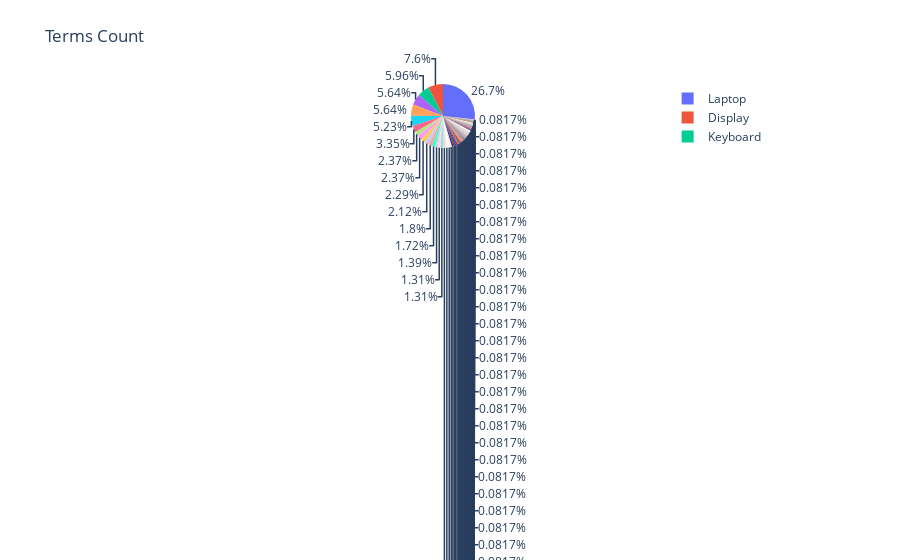

The notebook cell this image was saved under:
### Code cell
fig = px.pie(df_terms, values='counts', names='terms', title='Terms Count')

fig.show()

### Figure 1 — Plotly figure (JSON) as saved in the notebook; plotly's stock layout.template omitted (floating-point values rounded to 4 significant figures; data arrays with more than 128 entries replaced by an {"elided": "..."} marker saying what was removed)
{"data": [{"domain": {"x": [0, 1], "y": [0, 1]}, "hovertemplate": "terms=%{label}<br>counts=%{value}<extra></extra>", "labels": {"elided": "157 str values"}, "legendgroup": "", "name": "", "showlegend": true, "type": "pie", "values": {"elided": "157 int values"}}], "layout": {"legend": {"tracegroupgap": 0}, "title": {"text": "Terms Count"}}}
